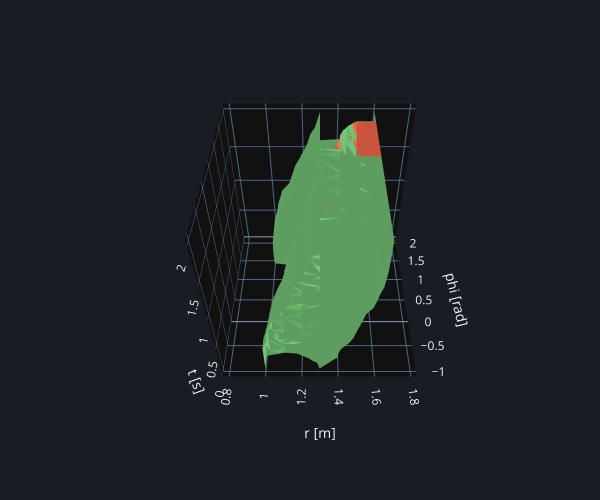

The cell this chart's notebook holds for it:
### Code cell
from hj_reachability.systems import Bicycle5DCircular
from pyspect.plotting.levelsets import *

dynamics = dict(cls=Bicycle5DCircular,
                min_steer=-pi/4, 
                max_steer=+pi/4,
                min_accel=-0.4,
                max_accel=+0.4)

#                        r,                  phi,  v_r,  v_phi,   v_yaw
max_bounds = np.array([1.8,       +PHI_LOOKAHEAD, +0.1,  +0.7,   +pi/5])
min_bounds = np.array([0.8, 0.5 * -PHI_LOOKAHEAD, -0.1,  +0.3,   -pi/5])
grid = hj.Grid.from_lattice_parameters_and_boundary_conditions(hj.sets.Box(min_bounds, max_bounds),
                                                               (11, 51, 5, 5, 5))

impl = HJImpl(dynamics, grid, TIME_HORIZON)
impl.set_axes_names('t', 'r', 'phi', 'v_r', 'v_phi', 'v_yaw')

# out, s = TLT(goto_outer).realize(impl)
# print(s)

terminal = Or(BoundedSet(t=(1.9, 2.1)),
              And(lanes, BoundedSet(phi=(1.7, 2.1))))

# Static obstacle
OBS1 = BoundedSet(r=(RI, RM), phi=(1.0, 1.3))

# Dynamic obstacle - reachF not supported by LTL so we use special hacks
obs2 = BoundedSet(t=(0.5, 1.5), r=(RM, RO), phi=(0.3, 0.6))(impl)
OBS2 = TLT(Set(
    impl.project_onto(
        impl.reachF(obs2, outer.realize(impl)),
        0, 1, 2,
        keepdims=True,
    )
))

# task = Until(goto_outer, terminal)
# task = Until(And(Not(OBS1), goto_outer), terminal)
task = Until(And(Not(OBS1), Not(OBS2), goto_outer), terminal)

plot_levelsets(
    (impl.project_onto(OBS2.realize(impl), 0, 1, 2, union=False), {"colorscale": "reds"}),
    # (impl.project_onto(goto_outer.realize(impl), 0, 1, 2), {"colorscale": "greys"}),
    impl.project_onto(task.realize(impl), 0, 1, 2),
    plot_func=plot3D_levelset, fig_theme='Dark',
    min_bounds=[impl.timeline[ 0], *min_bounds[:2]],
    max_bounds=[impl.timeline[-1], *max_bounds[:2]],
    xtitle="r [m]", ytitle="phi [rad]",
    eye=EYE_MH_S,
)

### Figure 1 — Plotly figure (JSON) as saved in the notebook; plotly's stock layout.template omitted (floating-point values rounded to 4 significant figures; data arrays with more than 128 entries replaced by an {"elided": "..."} marker saying what was removed)
{"data": [{"caps": {"x": {"show": false}, "y": {"show": false}, "z": {"show": false}}, "colorscale": [[0, "rgb(255,245,240)"], [0.125, "rgb(254,224,210)"], [0.25, "rgb(252,187,161)"], [0.375, "rgb(252,146,114)"], [0.5, "rgb(251,106,74)"], [0.625, "rgb(239,59,44)"], [0.75, "rgb(203,24,29)"], [0.875, "rgb(165,15,21)"], [1, "rgb(103,0,13)"]], "isomax": 0, "isomin": 0, "showscale": false, "surface": {"count": 1}, "type": "isosurface", "value": {"elided": "6171 float values"}, "x": {"elided": "6171 float values"}, "y": {"elided": "6171 float values"}, "z": {"elided": "6171 float values"}}, {"caps": {"x": {"show": false}, "y": {"show": false}, "z": {"show": false}}, "colorscale": [[0, "rgb(247,252,245)"], [0.125, "rgb(229,245,224)"], [0.25, "rgb(199,233,192)"], [0.375, "rgb(161,217,155)"], [0.5, "rgb(116,196,118)"], [0.625, "rgb(65,171,93)"], [0.75, "rgb(35,139,69)"], [0.875, "rgb(0,109,44)"], [1, "rgb(0,68,27)"]], "isomax": 0, "isomin": 0, "showscale": false, "surface": {"count": 1}, "type": "isosurface", "value": {"elided": "6171 float values"}, "x": {"elided": "6171 float values"}, "y": {"elided": "6171 float values"}, "z": {"elided": "6171 float values"}}], "layout": {"height": 500, "margin": {"b": 60, "l": 60, "r": 20, "t": 40}, "paper_bgcolor": "rgba(26, 28, 36, 1)", "plot_bgcolor": "rgba(26, 28, 36, 1)", "scene": {"aspectmode": "cube", "camera": {"eye": {"x": 1.082e-16, "y": -1.768, "z": 1.768}}, "xaxis": {"title": {"text": "r [m]"}}, "yaxis": {"title": {"text": "phi [rad]"}}, "zaxis": {"title": {"text": "t [s]"}}}, "width": 600, "xaxis": {"gridcolor": "rgba(255, 255, 255, 0.1)", "linecolor": "rgba(255, 255, 255, 0.3)", "linewidth": 2, "zerolinecolor": "rgba(255, 255, 255, 0.3)"}, "yaxis": {"gridcolor": "rgba(255, 255, 255, 0.1)", "linecolor": "rgba(255, 255, 255, 0.3)", "linewidth": 2, "zerolinecolor": "rgba(255, 255, 255, 0.3)"}}}
